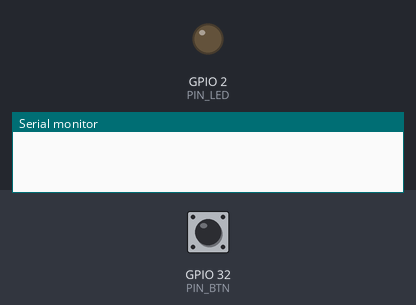
Recording of a sketch running on a simulated ESP32. Parts: output pins drawn as LEDs (lit = HIGH), the last lines printed to the serial monitor. Dashed ring = blinking. The inputs (shaded band) are chosen by the test bench; at power-on: GPIO 32 (PIN_BTN) HIGH.

Above: at 0.0 s.
At 1.7 s:
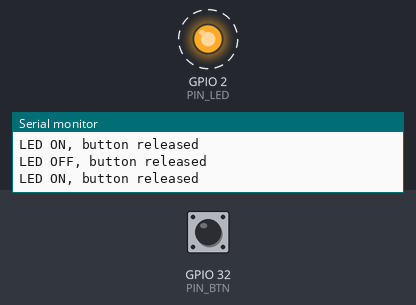
1.8 s: GPIO 32 (PIN_BTN) pulled LOW for 0.6 s
4.8 s: GPIO 32 (PIN_BTN) pulled LOW for 1 s
Timing chart, 0 to 13.8 s (numbered marks = the images above; inputs shaded):
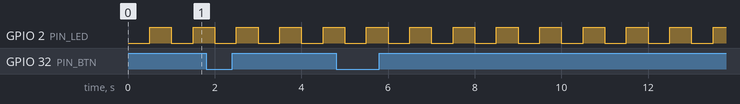

Measured:
- by itself, GPIO 2 (PIN_LED): alternates HIGH for 0.50 s and LOW for 0.50 s

The sketch:

01_blink_button.ino
```cpp
// 01_blink_button
// Proves the toolchain, upload, serial and input reading work.
//
// STATUS: tested on the real board: passed (LED toggled, serial output correct).
//
// Wiring (optional): button between GPIO 32 and GND.

#include "config.h"

void setup() {
  Serial.begin(115200);
  delay(500);
  pinMode(PIN_LED, OUTPUT);
  pinMode(PIN_BTN, INPUT_PULLUP);
  Serial.println("ESP32 up. Blink + button test.");
}

void loop() {
  static bool led = false;
  static unsigned long last = 0;

  if (millis() - last >= 500) {
    last = millis();
    led = !led;
    digitalWrite(PIN_LED, led);
    Serial.printf("LED %s, button %s\n",
                  led ? "ON" : "OFF",
                  digitalRead(PIN_BTN) == LOW ? "PRESSED" : "released");
  }
}
```

config.h
```cpp
// config.h - pins for the blink + button test.
#pragma once

constexpr int PIN_LED = 2;    // onboard LED on most 30-pin boards (strapping pin: fine for an LED only)
constexpr int PIN_BTN = 32;   // optional button between this pin and GND (internal pull-up)
```
